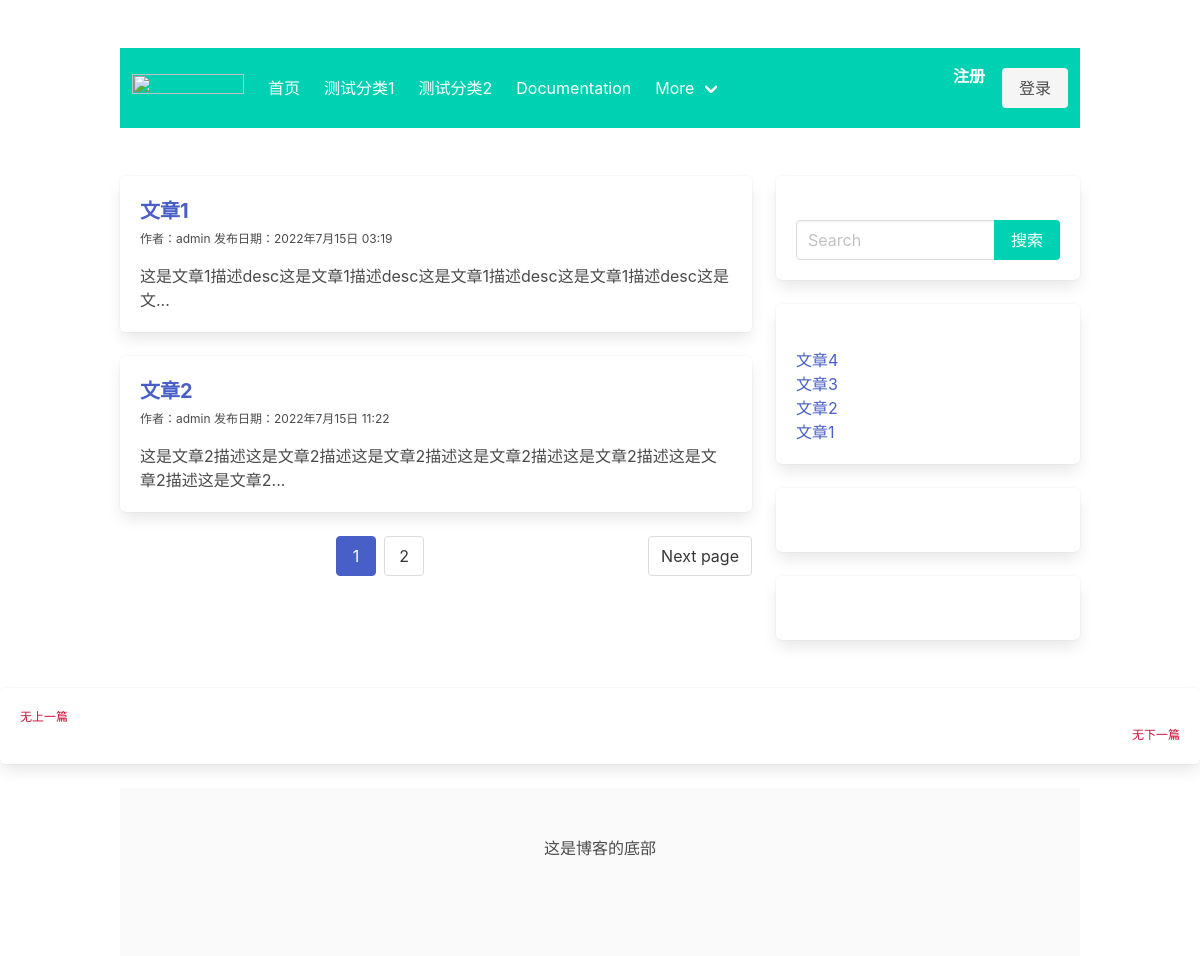
The page / on the database its author committed.
### blog/models.py (models this page shows, shortened)
class Category(models.Model):
    name = models.CharField(max_length=32, verbose_name="分类名称")
    desc = models.TextField(max_length=200, blank=True, default='', verbose_name="分类描述")
    add_date = models.DateTimeField(auto_now_add=True, verbose_name="添加时间")
    pub_date = models.DateTimeField(auto_now=True, verbose_name="修改时间")
    class Meta:
        verbose_name = "博客分类"
        verbose_name_plural = verbose_name

class Post(models.Model):
    title = models.CharField(max_length=61, verbose_name="文章标题")
    desc = models.TextField(max_length=200, blank=True, default='', verbose_name="文章描述")
    category = models.ForeignKey(Category, on_delete=models.CASCADE, verbose_name="分类")#文章和类别关联起来
    content = models.TextField(verbose_name="文章详情")
    tags = models.ForeignKey(Tag, blank=True, null=True, on_delete=models.CASCADE, verbose_name="文章标签")
    owner = models.ForeignKey(User, on_delete=models.CASCADE, verbose_name="作者")
    is_hot = models.BooleanField(default=False, verbose_name="是否热门")   # 手动热门推荐
    pv = models.IntegerField(default=0,verbose_name="浏览量")  # 浏览量
    add_date = models.DateTimeField(auto_now_add=True, verbose_name="添加时间")
    pub_date = models.DateTimeField(auto_now=True, verbose_name="修改时间")
    class Meta:
        verbose_name = "文章"
        verbose_name_plural = verbose_name

class SideBar(models.Model):
    STATUS=(
        (1, '隐藏'),
        (2, '展示')
    )
    DISPLAY_TYPE=(
        (1, '搜索'),  #search
        (2, '最新文章'),  #new_post
        (3, '最热文章'),  #hot_post
        (4, '最近评论'),  #comment
        (5, '文章归档'),  #archives
        (6, 'HTML')
    )
    title = models.CharField(max_length=50, verbose_name="标题")
    display_type = models.PositiveIntegerField(default=1, choices=DISPLAY_TYPE, verbose_name="展示类型")
    content = models.CharField(max_length=500, blank=True, default='', verbose_name="内容",
                               help_text="如果设置的不是HTML类型，可为空")
    sort = models.PositiveIntegerField(default=1, verbose_name="排序", help_text='序号越大越靠前')
    status = models.PositiveIntegerField(default=2, choices=STATUS, verbose_name="状态")
    add_date = models.DateTimeField(auto_now_add=True, verbose_name="创建时间")
    class Meta:
        verbose_name='侧边栏'
        verbose_name_plural=verbose_name
        ordering=['-sort']
    @classmethod  # 类方法装饰器，这个就变成了这个类的一个方法可以调用
    def get_sidebar(cls):
        return cls.objects.filter(status=2)  # 查询到所有允许展示的模块
    @property  # 成为一个类属性，调用的时候不需要后边的（）,是只读的，用户没办法修改  get_content就是一个类
    def get_content(self):
        if self.display_type == 1:
            context = {
            }
            return render_to_string('blog/sidebar/search.html', context=context)
        elif self.display_type == 2:
            context = {
            }
            return render_to_string('blog/sidebar/new_post.html', context=context)
        elif self.display_type == 3:
            context = {
            }
            return render_to_string('blog/sidebar/hot_post.html', context=context)
        elif self.display_type == 4:
            context = {
            }
            return render_to_string('blog/sidebar/comment.html', context=context)
        elif self.display_type == 5:
            context = {
            }
            return render_to_string('blog/sidebar/archives.html', context=context)
        elif self.display_type == 6:
            return self.content # 在侧边栏直接使用这里的html，模板中必须使用safe过滤器去渲染HTML

### blog/views.py (the view)
# urls.py: path('', views.index, name='index'),#url的名字，方法，命名空间
def index(request):
    post_list=Post.objects.all()
    paginator = Paginator(post_list, 2)  # 第二个参数2代表每页显示几个
    page_number = request.GET.get('page')
    page_obj = paginator.get_page(page_number)
    context = {'post_list': post_list, 'page_obj': page_obj}
    return render(request,'blog/index.html',context)

### blog/templatetags/category.py (called while the page is built)
@register.simple_tag
def get_category_list():
    return Category.objects.all()

@register.simple_tag
def get_sidebar_list():
    return SideBar.get_sidebar()

@register.simple_tag
def get_new_post():
    return Post.objects.order_by('-pub_date')[:8]

### blog/templates/blog/index.html
{% extends 'blog/base.html' %}

### blog/templates/blog/base.html (shortened to what this page needs)
<!DOCTYPE html>
{% load static category %}
<html lang="en">
<head>
    <link rel="stylesheet" href="https://cdn.jsdelivr.net/npm/bulma@0.9.4/css/bulma.min.css">
</head>
<body>
    <div class="pt-6">
    <nav class="navbar is-primary container" role="navigation" aria-label="main navigation">
      <div class="navbar-brand">
        <a class="navbar-item" href="https  ://bulma.io">
          <img src="https://bulma.io/images/bulma-logo.png" width="112" height="28">
        </a>
      </div>
      <div id="navbarBasicExample" class="navbar-menu">
      {% block navbar-start %}
        <div class="navbar-start">
          <a class="navbar-item">
            首页
          </a>
            {% get_category_list as category_list%}
            {% for category in category_list %}
                <a class="navbar-item" href="{% url 'blog:category_list' category.id %}">
                {{category.name}}
                </a>
            {% endfor %}
          <a class="navbar-item">
            Documentation
          </a>
          <div class="navbar-item has-dropdown is-hoverable">
            <a class="navbar-link">
              More
            </a>
          </div>
        </div>
        {% endblock %}
      {% block navbar-end %}
        <div class="navbar-end">
          <div class="navbar-item">
              {% if user.is_authenticated %}
                  <div class="buttons">
                    <a class="button is-primary" href="{% url 'users:user_profile' %}" target="_blank">
                        <strong>{{ request.user.username }}</strong></a>
                    <a href="{% url 'users:logout1' %}" class="button is-primary">退出</a>
                  </div>
              {% else %}
                  <div class="buttons">
                    <a class="button is-primary" href="{% url 'users:register' %}" target="_blank">
                        <strong>注册</strong></a>
                  </div>
                  <a class="button is-light" href="{% url 'users:login' %}" target="_blank">
                登录
              </a>
              {% endif %}
          </div>
        </div>
      {% endblock %}
      </div>
    </nav>
</div>
<section class="section">
<div class="container">
    <div class="columns">
        <div class="column is-8">
            {% block left %}
                {% if page_obj %}
                {% for post in page_obj %}
                    <div class="box mt">
                        <h1 class="is-size-5 has-text-weight-bold" >
                            <a href="{% url 'blog:post_detail' post.id %}">
                                {{ post.title }}
                            </a>
                        </h1>
                        <div class="mr-3 is-size-7 has-text-grey-bold pt-1 pb-1">
                            <span>作者：{{ post.owner }}</span>
                            <span>发布日期：{{ post.add_date }}</span>
                        </div>
                        <p class="mt-3">{{ post.desc |truncatechars:50}}</p>
                    </div>
                {% endfor %}
                    {% else %}
                    <div class="box">
                    <p class="has-text-danger">文章不存在</p>
                    </div>
                {% endif %}
                {% if page_obj %}
                    <nav class="pagination is-centered" role="navigation" aria-label="pagination">
                    {% if page_obj.has_next %}
                    <a class="pagination-next" href="?page={{ page_obj.next_page_number }}">Next page</a>
                    {% endif %}
                    <ul class="pagination-list">
                        <li><a class="pagination-link is-current" aria-label="Page {{ page_obj.number }}" aria-current="page" href='?page={{ page_obj.number }}'>{{ page_obj.number }}</a></li>
                    {% if page_obj.has_next %}
                        <li><a class="pagination-link" href="?page={{ page_obj.next_page_number }}" aria-label="Goto page {{ page_obj.next_page_number }}">{{ page_obj.next_page_number }}</a></li>
                    {% endif %}
                    </ul>
                    </nav>
                {% endif %}
            {% endblock %}
        </div>
        {% block right %}
        <div class="column is-4">
            {% get_sidebar_list as sidebar_list %}
            {% for sidebar in sidebar_list %}
                <div class="box">
                    <p>{{ sidebar.get_content | safe}}</p>
        </div>
{% endfor %}
                    </div>
        {% endblock %}
        </div>
</div>
</section>
    <div class="box">
    <div class="level-left">
        {% if prev_post %}
            <span>上一篇：</span><a href="{% url 'blog:post_detail' prev_post.id %}">{{ prev_post.title }}</a>
        {% else %}
            <span class="has-text-danger-dark is-size-7">无上一篇</span>
        {% endif %}
    </div>
    <div class="level-right">
        {% if next_post %}
            <span>下一篇：</span><a href="{% url 'blog:post_detail' next_post.id %}">{{ next_post.title }}</a>
        {% else %}
            <span class="has-text-danger-dark is-size-7">无下一篇</span>
        {% endif %}
    </div>
    </div>
{% block footer %}
<footer class="footer container">
  <div class=" has-text-centered">
    这是博客的底部
  </div>
</footer>
{% endblock %}
</body>
</html>

### blog/templates/blog/sidebar/search.html (shortened to what this page needs)
<!DOCTYPE html>
<html lang="en">
<head>
</head>
<body>
    <form action="{% url 'blog:search' %}" method="get">
        <div class="field has-addons">
            <div class="control is-expanded">
                <input type="search" class="input" name="keyword" placeholder="Search" value="{{ keyword }}">
            </div>
            <div class="control">
                <input class="button is-primary" type="submit" value="搜索">
            </div>
        </div>
    </form>
</body>
</html>

### blog/templates/blog/sidebar/new_post.html
{% load category %}
{% get_new_post as post_list %}
{% for post in post_list %}
    <ul>
    <li>
        <a href="{% url 'blog:post_detail' post.id %}">{{ post.title }}</a>
    </li>
    </ul>
{% endfor %}

### rows shown on the page
Category: name "测试分类1"
Category: name "测试分类2"
Post: title "文章1", owner "admin", add_date "2022年7月15日 03:19", desc "这是文章1描述desc这是文章1描述desc这是文章1描述desc这是文章1描述desc这是文..."
Post: title "文章2", owner "admin", add_date "2022年7月15日 11:22", desc "这是文章2描述这是文章2描述这是文章2描述这是文章2描述这是文章2描述这是文章2描述这是文章2..."
Post: title "文章4"
Post: title "文章3"

### other values the page prints
{{ page_obj.number }} "1"
{{ page_obj.next_page_number }} "2"
